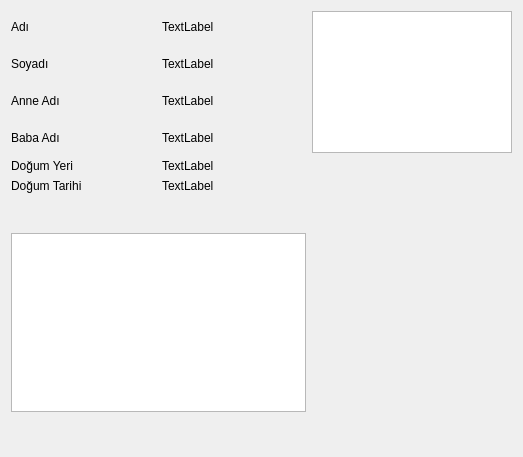
<?xml version="1.0" encoding="UTF-8"?>
<ui version="4.0">
 <class>Dialog</class>
 <widget class="QDialog" name="Dialog">
  <property name="geometry">
   <rect>
    <x>0</x>
    <y>0</y>
    <width>523</width>
    <height>457</height>
   </rect>
  </property>
  <property name="windowTitle">
   <string>Dialog</string>
  </property>
  <layout class="QGridLayout" name="gridLayout">
   <item row="6" column="0">
    <spacer name="verticalSpacer">
     <property name="orientation">
      <enum>Qt::Vertical</enum>
     </property>
     <property name="sizeHint" stdset="0">
      <size>
       <width>20</width>
       <height>40</height>
      </size>
     </property>
    </spacer>
   </item>
   <item row="1" column="1">
    <widget class="QLabel" name="soyad">
     <property name="text">
      <string>TextLabel</string>
     </property>
    </widget>
   </item>
   <item row="7" column="0" colspan="2">
    <widget class="QTableWidget" name="tableWidget"/>
   </item>
   <item row="5" column="0">
    <widget class="QLabel" name="label_7">
     <property name="text">
      <string>Doğum Tarihi</string>
     </property>
    </widget>
   </item>
   <item row="3" column="1">
    <widget class="QLabel" name="babaadi">
     <property name="text">
      <string>TextLabel</string>
     </property>
    </widget>
   </item>
   <item row="4" column="1">
    <widget class="QLabel" name="dyeri">
     <property name="text">
      <string>TextLabel</string>
     </property>
    </widget>
   </item>
   <item row="2" column="1">
    <widget class="QLabel" name="anneadi">
     <property name="text">
      <string>TextLabel</string>
     </property>
    </widget>
   </item>
   <item row="0" column="1">
    <widget class="QLabel" name="ad">
     <property name="text">
      <string>TextLabel</string>
     </property>
    </widget>
   </item>
   <item row="2" column="0">
    <widget class="QLabel" name="label_4">
     <property name="text">
      <string>Anne Adı</string>
     </property>
    </widget>
   </item>
   <item row="3" column="0">
    <widget class="QLabel" name="label_5">
     <property name="text">
      <string>Baba Adı</string>
     </property>
    </widget>
   </item>
   <item row="4" column="0">
    <widget class="QLabel" name="label_6">
     <property name="text">
      <string>Doğum Yeri</string>
     </property>
    </widget>
   </item>
   <item row="5" column="1">
    <widget class="QLabel" name="dtarihi">
     <property name="text">
      <string>TextLabel</string>
     </property>
    </widget>
   </item>
   <item row="8" column="1">
    <spacer name="verticalSpacer_2">
     <property name="orientation">
      <enum>Qt::Vertical</enum>
     </property>
     <property name="sizeHint" stdset="0">
      <size>
       <width>20</width>
       <height>40</height>
      </size>
     </property>
    </spacer>
   </item>
   <item row="0" column="0">
    <widget class="QLabel" name="label">
     <property name="text">
      <string>Adı</string>
     </property>
    </widget>
   </item>
   <item row="1" column="0">
    <widget class="QLabel" name="label_2">
     <property name="text">
      <string>Soyadı</string>
     </property>
    </widget>
   </item>
   <item row="0" column="2" rowspan="4">
    <widget class="QGraphicsView" name="graphicsView">
     <property name="sizePolicy">
      <sizepolicy hsizetype="Maximum" vsizetype="Expanding">
       <horstretch>0</horstretch>
       <verstretch>0</verstretch>
      </sizepolicy>
     </property>
     <property name="maximumSize">
      <size>
       <width>200</width>
       <height>16777215</height>
      </size>
     </property>
    </widget>
   </item>
   <item row="4" column="2" rowspan="5">
    <spacer name="verticalSpacer_3">
     <property name="orientation">
      <enum>Qt::Vertical</enum>
     </property>
     <property name="sizeHint" stdset="0">
      <size>
       <width>20</width>
       <height>40</height>
      </size>
     </property>
    </spacer>
   </item>
  </layout>
 </widget>
 <resources/>
 <connections/>
</ui>
